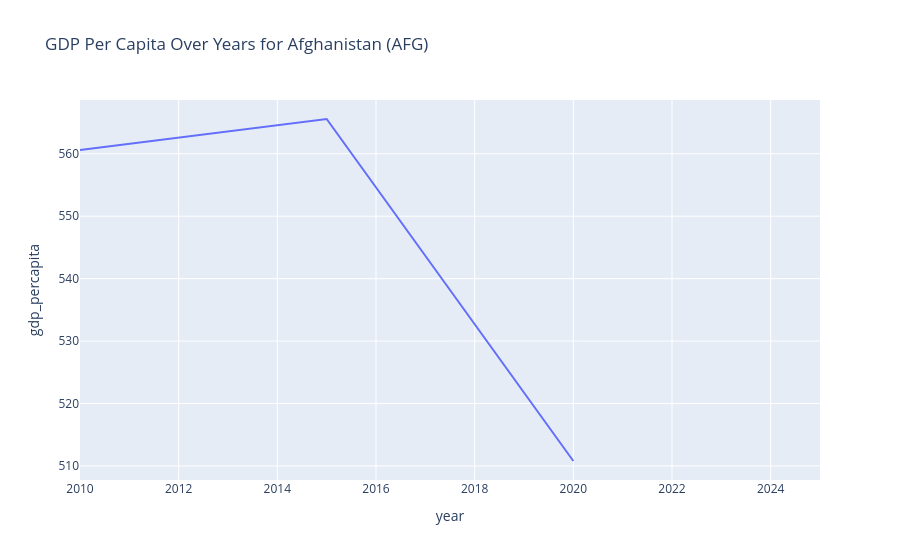

Notebook code for this chart:
### Markdown cell above
> **Common Pitfall:** Matplotlib draws onto the current figure, so
> forgetting `plt.figure()` before a new plot (or forgetting
> `plt.show()` after) can cause charts to overlap or render in
> unexpected places. Start each chart with a fresh `plt.figure()`.

> **Common Pitfall:** A bar chart whose y-axis does not start at 0
> visually exaggerates differences. When you set `plt.ylim(...)`, keep
> the lower bound at 0 for bar charts unless you have a deliberate
> reason not to.

### Self-Check

By the end of this module, you should be able to:

- [ ] Create line and bar charts (vertical and horizontal) with
  Matplotlib
- [ ] Add labels, a title, gridlines, and adjust axis limits and tick
  marks
- [ ] Draw a histogram, boxplot, and violin plot with Seaborn
- [ ] Explain what each chart type reveals about a distribution or
  comparison
- [ ] Filter a DataFrame to the rows a chart needs before plotting

------------------------------------------------------------------------

# Module 5: Interactive Data Visualization with Plotly

## Walkthrough 5.1: Interactive Charts and Dashboards with Plotly

> **Common Pitfall:** If your Plotly charts show up blank in a Jupyter
> notebook, you likely skipped the
> `pyo.init_notebook_mode(connected=True)` step from the Kickoff. Run
> that offline-init cell once per session so the Plotly JavaScript is
> available.

### Basic interactive chart

### Code cell
# Filter data for a specific country
afg_data = economies[economies['code'] == 'AFG']

# Create an interactive line chart
fig = px.line(afg_data, x='year', y='gdp_percapita',
              title='GDP Per Capita Over Years for Afghanistan (AFG)')
fig.show();

### Figure 1 — Plotly figure (JSON) as saved in the notebook; plotly's stock layout.template omitted (floating-point values rounded to 4 significant figures)
{"data": [{"hovertemplate": "year=%{x}<br>gdp_percapita=%{y}<extra></extra>", "legendgroup": "", "line": {"color": "#636efa", "dash": "solid"}, "marker": {"symbol": "circle"}, "mode": "lines", "name": "", "orientation": "v", "showlegend": false, "type": "scatter", "x": [2010, 2015, 2020, 2025], "xaxis": "x", "y": [560.6, 565.6, 510.8, NaN], "yaxis": "y"}], "layout": {"legend": {"tracegroupgap": 0}, "title": {"text": "GDP Per Capita Over Years for Afghanistan (AFG)"}, "xaxis": {"anchor": "y", "domain": [0.0, 1.0], "title": {"text": "year"}}, "yaxis": {"anchor": "x", "domain": [0.0, 1.0], "title": {"text": "gdp_percapita"}}}}
